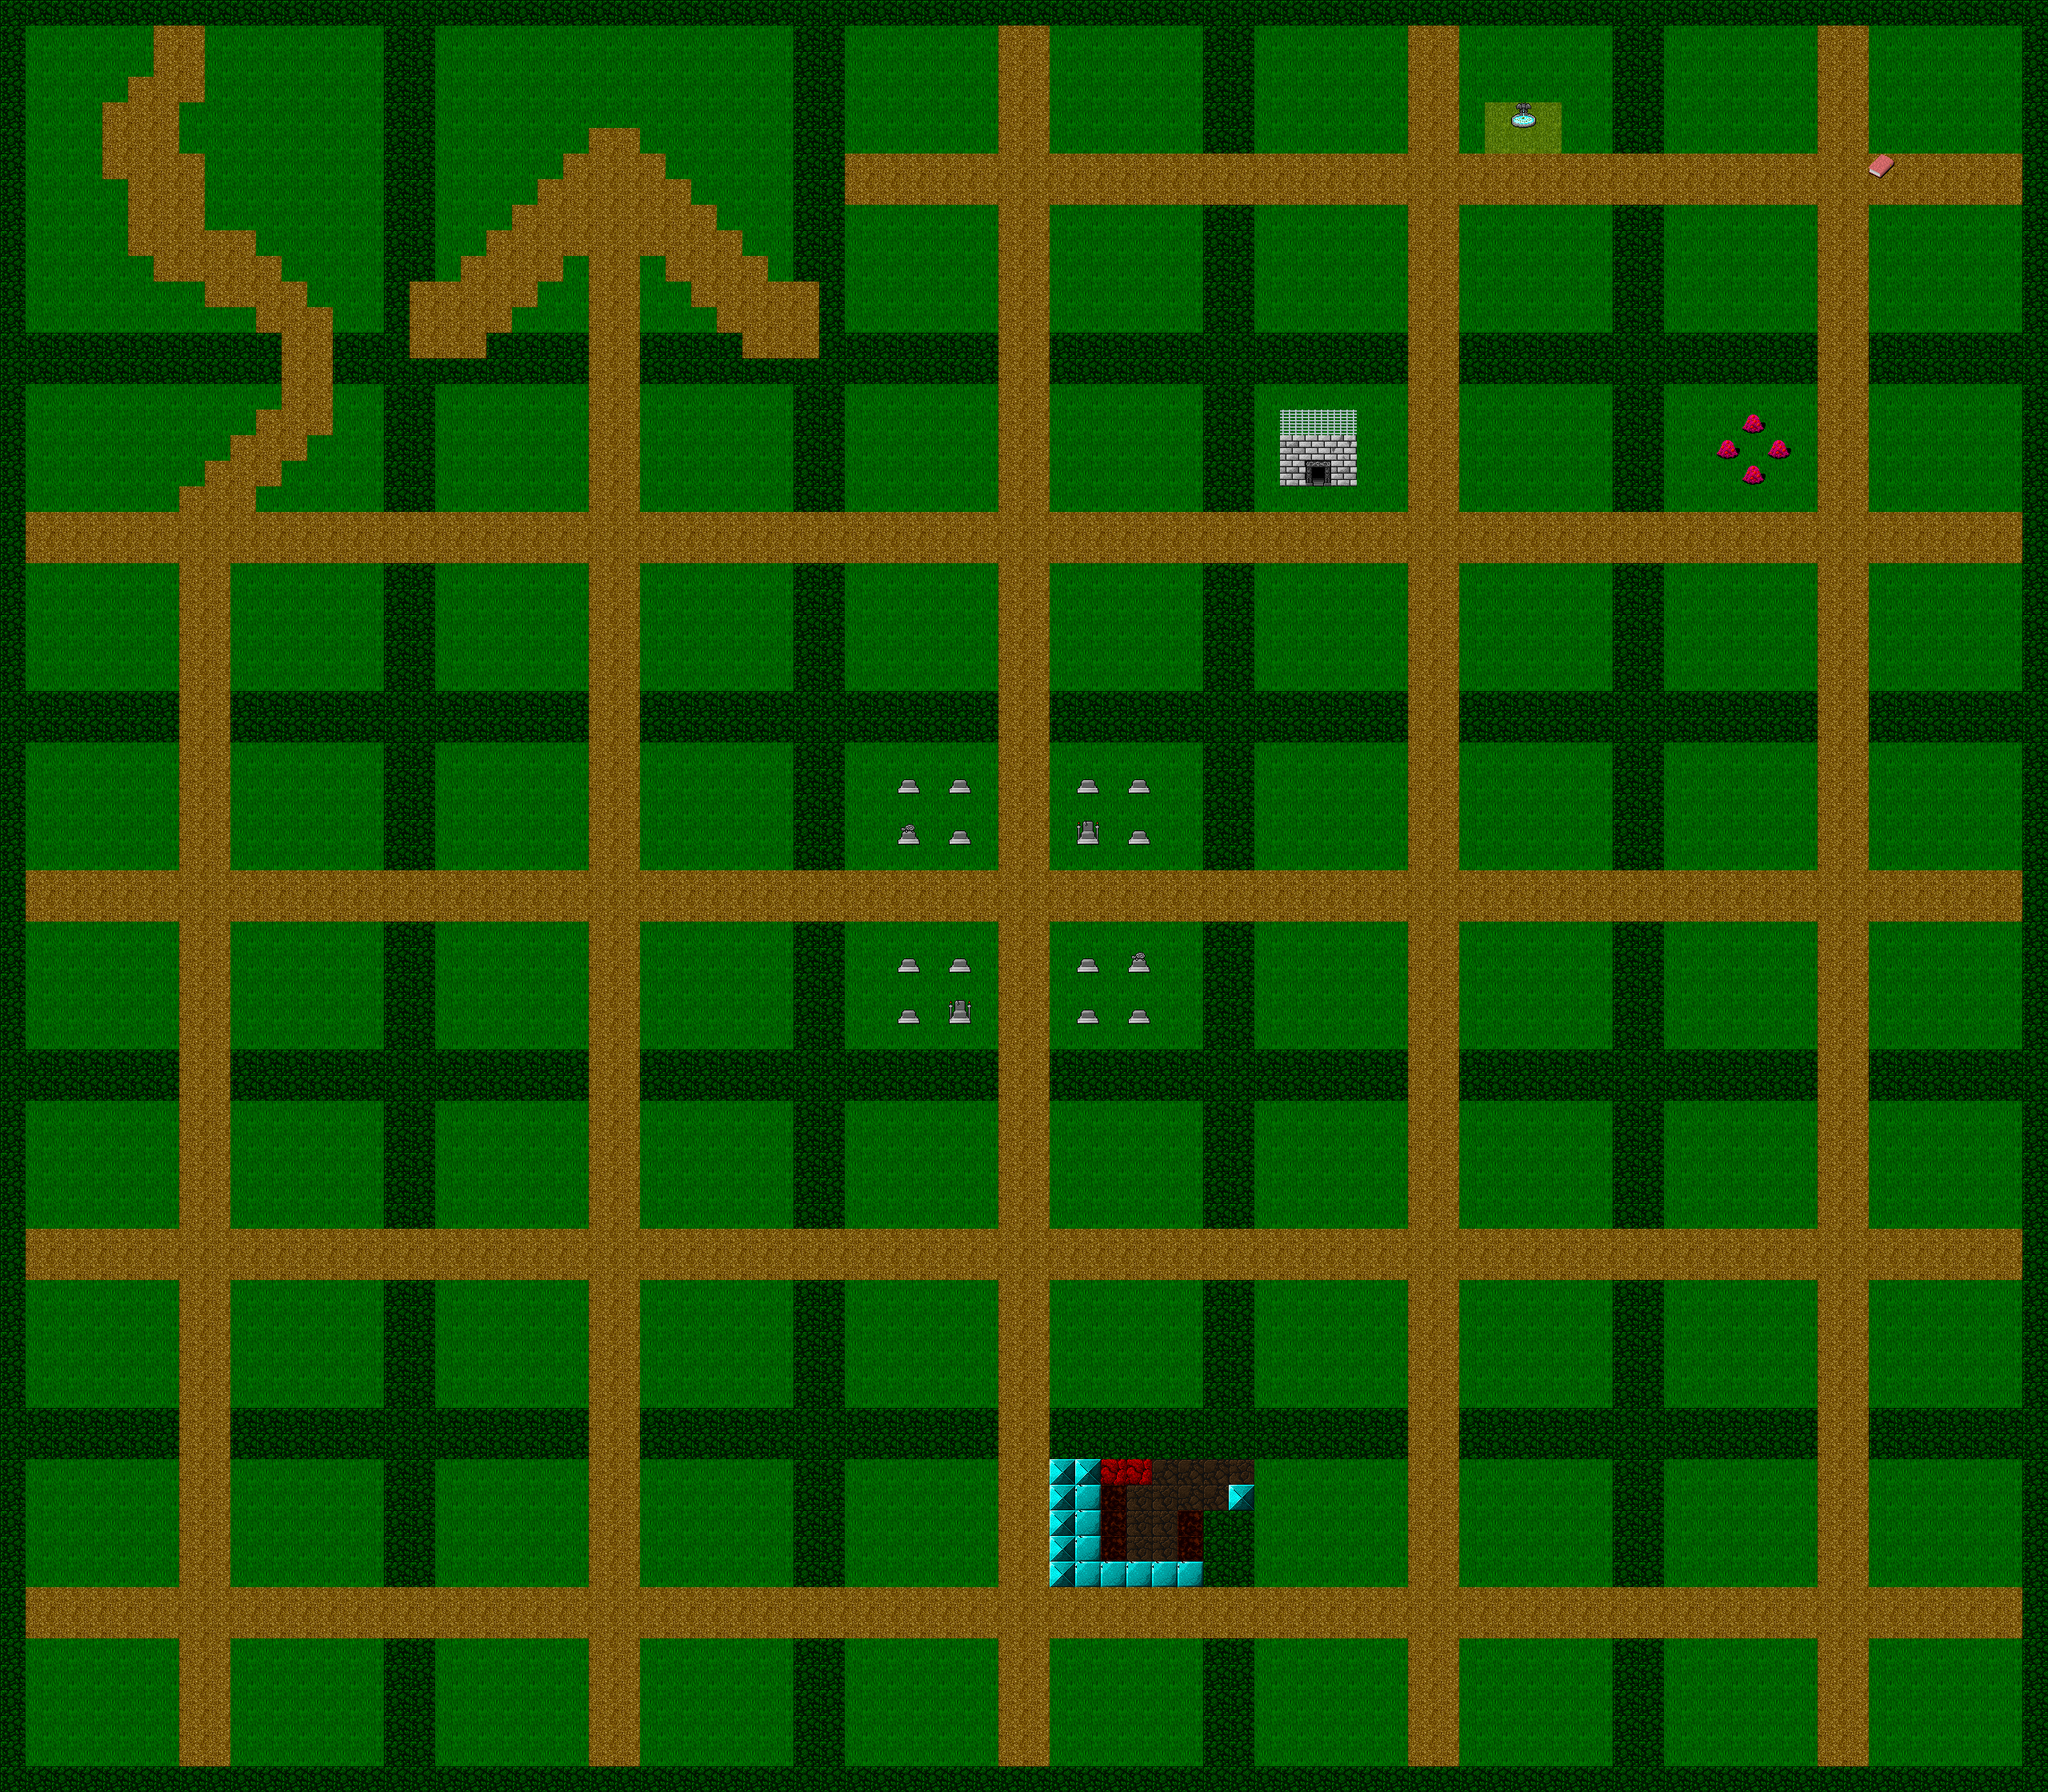

A 2D game scene composited from a Tiled map and its tileset images. What follows is a short description and the map's XML, with each tile layer's data collapsed to a summary:
An orthogonal 80x70 tile map with 32x32 px tiles, 2 tile layers (Tile Layer 1, Tile Layer 2).

<map version="1.0" orientation="orthogonal" width="80" height="70" tilewidth="32" tileheight="32">
 <tileset firstgid="1" name="dcfree" tilewidth="32" tileheight="32">
  <image source="../images/tilesets/dcss.png" trans="ffffff" width="2048" height="1536" />
 </tileset>
 <layer name="Tile Layer 1" width="80" height="70">
  <properties>
   <property name="nocollide" value="true" />
   <property name="tileset" value="dcfree" />
  </properties>
  <data>[5600 cells, 5600 non-empty, 10 distinct tile ids]</data>
 </layer>
 <layer name="Tile Layer 2" width="80" height="70">
  <properties>
   <property name="tileset" value="dcfree" />
  </properties>
  <data>[5600 cells, 42 non-empty, 12 distinct tile ids]</data>
 </layer>
</map>
